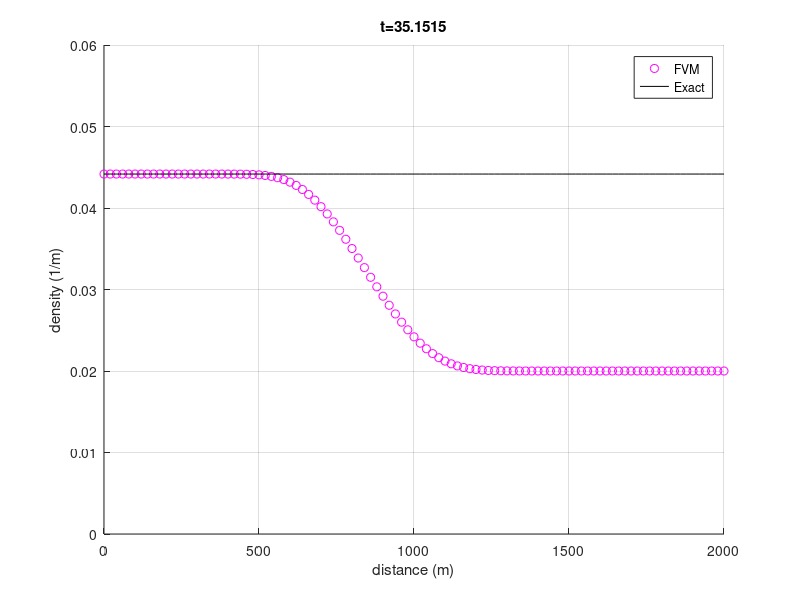

Write MATLAB code to recreate this figure.
% Script: convect1d.m
clear all;

%set constants
v_max = 33;     % m/s
p_max = 0.25;   % car/m
flux_l = 1.2;   % car/s
p_L = p_max/2 - .5*(p_max^2-4*p_max*flux_l/v_max)^(1/2);     % Left boundary density
p_R = 0.02;     % Right boundary density

% Set-up grid
xL = 0;
xR = 2000;
Nx = 100;       % number of cells
x = linspace(xL,xR,Nx+1);

% Calculate midpoint of each cell. 
xmid = zeros(1,Nx);
for i = 1:1:Nx
    xmid(i) = (.5)*(x(i) + x(i+1));
end % for i = 1:1:Nx

% Calculate cell size. We assume that each cell is the same size
dx = x(2) - x(1);

% Set shock velocity
a = ((1-p_L/p_max)*v_max*p_L - (1-p_R/p_max)*v_max*p_R)/(p_L-p_R);

% Set final time
tfinal = 35;

% Set timestep
CFL = 0.5;
dt = CFL*dx/v_max;
t=0;

% Set initial condition to p0 = 0.15 (1/m)
P = zeros(1,Nx);       % Density in each cell
for i = 1:1:Nx
    P(i) = .02;
end % for i = 1:1:numel(xmid)

% Initialize exact solution array
P_Exact=zeros(size(P));         % Exact density in each cell (at midpoints)

% Loop until t > tfinal
while (t < tfinal)
    Pbc = [p_L, P, p_R]; % This enforces the bc
    P_j_half = zeros(1,Nx+2);
    
    % Set p_j+(1/2) for each boundary
    for i = 1:1:(Nx+1)
        if (Pbc(i) >= Pbc(i+1) && Pbc(i) < p_max/2)
            P_j_half(i) = Pbc(i);
            
        elseif(Pbc(i) > p_max/2 && Pbc(i+1) <= p_max/2)
            P_j_half(i) = p_max/2;
            
        elseif(Pbc(i) >= Pbc(i+1) && Pbc(i+1) >= p_max/2)
            P_j_half(i) = Pbc(i+1);
            
        elseif(Pbc(i) < Pbc(i+1) && Pbc(i) + Pbc(i+1) <= p_max)
            P_j_half(i) = Pbc(i);
            
        elseif(Pbc(i) < Pbc(i+1) && Pbc(i) + Pbc(i+1) > p_max)
            P_j_half(i) = Pbc(i+1);
        end
    end % for i = 1:1:(Nx+1)
    
    % Use P_j+(1/2) to caculate q_j+(1/2) at each boundary 
    Q_j_half = zeros(1,Nx+1);
    for i = 1:1:(Nx+1)
        Q_j_half(i) = (1-P_j_half(i)/p_max)*v_max*P_j_half(i);
    end % for i = 1:1:(Nx+1)
    
    % Update P for all interior elements of Pbc
    for i = 2:1:(Nx+1)
        P(i-1) = P(i-1) + (dt/dx)*(Q_j_half(i-1) - Q_j_half(i));
    end % for i = 2:1:(Nx+2)

    %calculate exact solution at this time step
        for i=1:length(P_Exact)
            if ((dx*(i-1/2))-2000)/t < a
                P_Exact(i) = p_L;
            else
                P_Exact(i) = p_R;
            end
        end

    % Increment time
    t = t + dt;

    % Plot current solution
    figure(1);
    clf;    
    hold on;        % hold on
    grid on;        % grid on

    plot(x,[P, P(Nx)],'mo');
    plot(x,[P_Exact, P_Exact(Nx)],'k-');
        axis([xL, xR, 0, 0.06]);
        legend('FVM','Exact');
        title(['t=',num2str(t)]);
        ylabel('density (1/m)');
        xlabel('distance (m)');
    drawnow;
    hold off;
end % while(t < tfinal)
